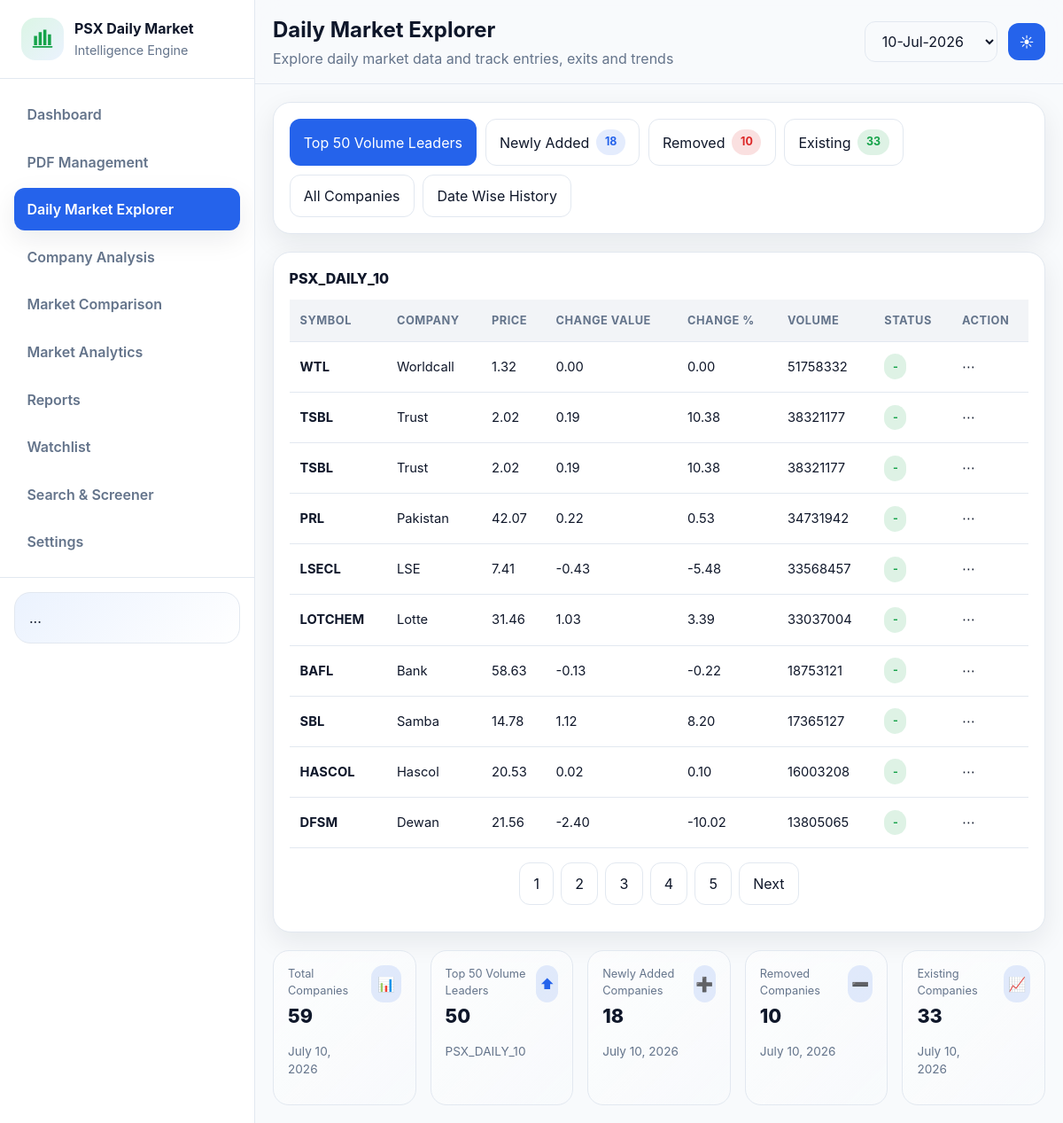
Screenshot of /pages/daily-market-explorer/?status=top50&date=2026-07-10 with the database file from the repository.
### scraper/models.py (models this page shows, shortened)
class PDFDocument(models.Model):
    name = models.CharField(max_length=255)
    file = models.FileField(upload_to="pdfs/")
    uploaded_at = models.DateTimeField(auto_now_add=True)
    report_date = models.DateField(null=True, blank=True)
    report_time = models.TimeField(null=True, blank=True)
    is_processed = models.BooleanField(default=False)
    processing_error = models.TextField(null=True, blank=True)
    processed_at = models.DateTimeField(null=True, blank=True)
    file_hash = models.CharField(max_length=64, null=True, blank=True)
    class Meta:
        indexes = [models.Index(fields=["report_date", "report_time"])]

class ExtractedCompanyRecord(models.Model):
    pdf_document = models.ForeignKey(
        PDFDocument,
        on_delete=models.CASCADE,
        related_name="extracted_companies",
    )
    company_name = models.CharField(max_length=255)
    symbol = models.CharField(max_length=50, blank=True)
    price = models.DecimalField(max_digits=12, decimal_places=2, null=True, blank=True)
    change_value = models.DecimalField(max_digits=12, decimal_places=2, null=True, blank=True)
    change_percent = models.DecimalField(max_digits=12, decimal_places=2, null=True, blank=True)
    volume = models.PositiveIntegerField(null=True, blank=True)
    created_at = models.DateTimeField(auto_now_add=True)
    class Meta:
        ordering = ["company_name"]

### pdfs/views.py (the view, shortened to what this page needs)
# urls.py: path("pages/daily-market-explorer/", daily_market_explorer, name="daily-market-explorer"),
def daily_market_explorer(request):
    latest_pdf = _get_latest_pdf_for_date()
    requested_date = request.GET.get("date") or request.GET.get("report_date") or request.GET.get("selected_date")
    selected_date = _parse_report_date(requested_date)
    selected_pdf = _get_latest_pdf_for_date(selected_date) if selected_date else None
    if selected_pdf is None:
        selected_pdf = latest_pdf
    if selected_pdf is not None:
        selected_date = selected_pdf.report_date
    else:
        selected_date = None
    available_dates = list(
        PDFDocument.objects.filter(report_date__isnull=False)
        .values_list("report_date", flat=True)
        .order_by("-report_date")
        .distinct()
    )
    selected_status = (request.GET.get("status") or request.GET.get("filter") or "all").lower()
    page_number = request.GET.get("page", 1)
    if selected_pdf is None:
        companies = []
        comparison_results = []
        total_companies = 0
        top50_count = 0
        new_count = 0
        removed_count = 0
        existing_count = 0
        page_obj = None
        paginator = None
        is_paginated = False
        filter_querystring = ""
    else:
        comparison_results = _build_comparison_results(selected_pdf)
        comparison_lookup = {row["symbol"]: row for row in comparison_results}
        current_records = list(
            selected_pdf.extracted_companies.only(
                "id",
                "pdf_document_id",
                "company_name",
                "symbol",
                "price",
                "change_value",
                "change_percent",
                "volume",
            ).order_by("-volume", "company_name")
        )
        current_lookup = {record.symbol: record for record in current_records}
        previous_pdf = _get_previous_pdf(selected_pdf)
        previous_records = []
        previous_lookup = {}
        if previous_pdf is not None:
            previous_records = list(
                previous_pdf.extracted_companies.only(
                    "id",
                    "pdf_document_id",
                    "company_name",
                    "symbol",
                    "price",
                    "change_value",
                    "change_percent",
                    "volume",
                ).order_by("-volume", "company_name")
            )
            previous_lookup = {record.symbol: record for record in previous_records}
        if selected_status == "top50":
            filtered_records = current_records[:50]
        paginator = Paginator(filtered_records, 10)
        page_obj = paginator.get_page(page_number)
        companies = list(page_obj.object_list)
        total_companies = len(current_records)
        top50_count = min(total_companies, 50)
        new_count = sum(1 for row in comparison_results if row["status"] == "NEW")
        removed_count = sum(1 for row in comparison_results if row["status"] == "REMOVED")
        existing_count = sum(1 for row in comparison_results if row["status"] == "EXISTING")
        is_paginated = paginator.num_pages > 1
        query_params = []
        if selected_date is not None:
            query_params.append(f"date={selected_date.strftime('%Y-%m-%d')}")
        if selected_status and selected_status != "all":
            query_params.append(f"status={selected_status}")
        filter_querystring = "&" + "&".join(query_params) if query_params else ""
    context = {
        "latest_pdf": latest_pdf,
        "selected_pdf": selected_pdf,
        "selected_date": selected_date,
        "available_dates": available_dates,
        "selected_status": selected_status,
        "companies": companies,
        "page_obj": page_obj,
        "is_paginated": is_paginated,
        "paginator": paginator,
        "filter_querystring": filter_querystring,
        "comparison_results": comparison_results,
        "total_companies": total_companies,
        "top50_count": top50_count,
        "new_count": new_count,
        "removed_count": removed_count,
        "existing_count": existing_count,
    }
    return render(request, "pages/daily-market-explorer.html", context)

### pdfs/views.py (called while the page is built, shortened)
def _parse_report_date(raw_value):
    if not raw_value:
        return None
    if hasattr(raw_value, "date"):
        return raw_value.date()
    if isinstance(raw_value, str):
        value = raw_value.strip()
        if not value:
            return None
        for date_format in ("%Y-%m-%d", "%d-%b-%Y", "%d/%m/%Y", "%d-%m-%Y"):
            try:
                return datetime.strptime(value, date_format).date()
            except ValueError:
                continue
    return None

def _get_latest_pdf_for_date(report_date=None):
    queryset = PDFDocument.objects.filter(report_date__isnull=False).prefetch_related("extracted_companies")
    if report_date is not None:
        queryset = queryset.filter(report_date=report_date)
    return queryset.order_by("-report_date", "-uploaded_at").first()

def _get_previous_pdf(current_pdf):
    return (
        PDFDocument.objects.filter(report_date__lt=current_pdf.report_date)
        .prefetch_related("extracted_companies")
        .order_by("-report_date", "-uploaded_at")
        .first()
    )

def _build_comparison_results(current_pdf):
    stored_results = (
        ComparisonResult.objects.filter(current_pdf=current_pdf)
        .select_related("previous_pdf", "current_pdf")
        .only(
            "id",
            "previous_pdf_id",
            "current_pdf_id",
            "symbol",
            "company_name",
            "status",
            "previous_price",
            "current_price",
        )
        .order_by("status", "company_name")
    )
    if stored_results.exists():
        return list(stored_results.values("symbol", "company_name", "status", "previous_price", "current_price"))

### templates/pages/daily-market-explorer.html (shortened to what this page needs)
{% load static %}
<!DOCTYPE html>
<html lang="en">
  <head>
    <link rel="stylesheet" href="{% static 'css/styles.css' %}" />
  </head>
  <body>
    <div class="app-shell">
      <aside class="sidebar">
        <div class="sidebar-header">
          <div class="sidebar-logo" aria-hidden="true">
            <svg viewBox="0 0 32 32" width="28" height="28" fill="currentColor">
              <path d="M5 24V12h4v12H5Zm6 0V7h4v17h-4Zm6 0V4h4v20h-4Zm6 0V10h4v14h-4Z" />
              <path d="M4 26h24" stroke="currentColor" stroke-width="2" stroke-linecap="round" />
            </svg>
          </div>
          <div class="sidebar-brand">
            <strong>PSX Daily Market</strong>
            <span>Intelligence Engine</span>
          </div>
        </div>
        <nav class="nav-list" aria-label="Primary navigation">
          <a class="nav-link" href="{% url 'home' %}">Dashboard</a>
          <a class="nav-link" href="{% url 'pdf-management' %}">PDF Management</a>
          <a class="nav-link active" href="{% url 'daily-market-explorer' %}">Daily Market Explorer</a>
          <a class="nav-link" href="{% url 'company-analysis' %}">Company Analysis</a>
          <a class="nav-link" href="{% url 'market-comparison' %}">Market Comparison</a>
          <a class="nav-link" href="{% url 'market-analytics' %}">Market Analytics</a>
          <a class="nav-link" href="{% url 'reports' %}">Reports</a>
          <a class="nav-link" href="{% url 'watchlist' %}">Watchlist</a>
          <a class="nav-link" href="{% url 'search-screener' %}">Search &amp; Screener</a>
          <a class="nav-link" href="{% url 'settings' %}">Settings</a>
        </nav>
        <div class="sidebar-footer"><div class="help-card">...</div></div>
      </aside>
      <div class="main-area">
        <header class="topbar">
          <div>
            <h1>Daily Market Explorer</h1>
            <p>Explore daily market data and track entries, exits and trends</p>
          </div>
          <div class="topbar-actions">
            <form method="get" style="display:inline-flex; align-items:center; gap:0.5rem;">
              <select name="date" class="outline-button" onchange="this.form.submit()">
                {% for available_date in available_dates %}
                  <option value="{{ available_date|date:'Y-m-d' }}" {% if selected_date == available_date %}selected{% endif %}>{{ available_date|date:'d-M-Y' }}</option>
                {% endfor %}
              </select>
            </form>
            <button class="icon-button" data-theme-toggle>☀</button>
          </div>
        </header>
        <main class="content">
          <section class="card">
            <div class="section-row">
              <a class="button" href="{% url 'daily-market-explorer' %}?status=top50{% if selected_date %}&date={{ selected_date|date:'Y-m-d' }}{% endif %}">Top 50 Volume Leaders</a>
              <a class="outline-button" href="{% url 'daily-market-explorer' %}?status=new{% if selected_date %}&date={{ selected_date|date:'Y-m-d' }}{% endif %}">Newly Added <span class="badge primary">{{ new_count }}</span></a>
              <a class="outline-button" href="{% url 'daily-market-explorer' %}?status=removed{% if selected_date %}&date={{ selected_date|date:'Y-m-d' }}{% endif %}">Removed <span class="badge danger">{{ removed_count }}</span></a>
              <a class="outline-button" href="{% url 'daily-market-explorer' %}?status=existing{% if selected_date %}&date={{ selected_date|date:'Y-m-d' }}{% endif %}">Existing <span class="badge success">{{ existing_count }}</span></a>
              <a class="outline-button" href="{% url 'daily-market-explorer' %}{% if selected_date %}?date={{ selected_date|date:'Y-m-d' }}{% endif %}">All Companies</a>
              <a class="outline-button" href="{% url 'daily-market-explorer' %}?status=top50{% if selected_date %}&date={{ selected_date|date:'Y-m-d' }}{% endif %}">Date Wise History</a>
            </div>
          </section>
          <section class="card table-card">
            <div class="card-header"><h2 class="card-title">{{ selected_pdf.name|default:'No PDF Selected' }}</h2></div>
            <table>
              <thead>
                <tr><th>Symbol</th><th>Company</th><th>Price</th><th>Change Value</th><th>Change %</th><th>Volume</th><th>Status</th><th>Action</th></tr>
              </thead>
              <tbody>
                {% if companies %}
                  {% for company in companies %}
                    <tr>
                      <td><strong>{{ company.symbol }}</strong></td>
                      <td>{{ company.company_name }}</td>
                      <td>{% if company.price is not None %}{{ company.price }}{% else %}-{% endif %}</td>
                      <td>{% if company.change_value is not None %}{{ company.change_value }}{% else %}-{% endif %}</td>
                      <td>{% if company.change_percent is not None %}{{ company.change_percent }}{% else %}-{% endif %}</td>
                      <td>{{ company.volume }}</td>
                      <td>
                        {% if company.status == 'NEW' %}
                          <span class="badge primary">NEW</span>
                        {% elif company.status == 'REMOVED' %}
                          <span class="badge danger">REMOVED</span>
                        {% elif company.status == 'EXISTING' %}
                          <span class="badge success">EXISTING</span>
                        {% else %}
                          <span class="badge success">-</span>
                        {% endif %}
                      </td>
                      <td>⋯</td>
                    </tr>
                  {% endfor %}
                {% else %}
                  <tr><td colspan="8">No records found.</td></tr>
                {% endif %}
              </tbody>
            </table>
            {% if is_paginated %}
              <div class="card-header" style="margin-top: 1rem; justify-content: center;">
                <nav aria-label="Pagination">
                  <ul class="pagination" style="display:flex; gap:0.5rem; list-style:none; padding:0; margin:0;">
                    {% for num in paginator.page_range %}
                      <li><a class="outline-button" href="?page={{ num }}{% if selected_date %}&date={{ selected_date|date:'Y-m-d' }}{% endif %}{% if selected_status and selected_status != 'all' %}&status={{ selected_status }}{% endif %}">{{ num }}</a></li>
                    {% endfor %}
                    {% if page_obj.has_next %}
                      <li><a class="outline-button" href="?page={{ page_obj.next_page_number }}{% if selected_date %}&date={{ selected_date|date:'Y-m-d' }}{% endif %}{% if selected_status and selected_status != 'all' %}&status={{ selected_status }}{% endif %}">Next</a></li>
                    {% endif %}
                  </ul>
                </nav>
              </div>
            {% endif %}
          </section>
          <section class="grid grid-5">
            <article class="stat-card"><div><p class="stat-label">Total Companies</p><p class="stat-value">{{ total_companies }}</p><p class="stat-helper">{{ selected_pdf.report_date|default:'No date selected' }}</p></div><div class="stat-icon">📊</div></article>
            <article class="stat-card"><div><p class="stat-label">Top 50 Volume Leaders</p><p class="stat-value">{{ top50_count }}</p><p class="stat-helper">{{ selected_pdf.name|default:'No PDF selected' }}</p></div><div class="stat-icon">⬆</div></article>
            <article class="stat-card"><div><p class="stat-label">Newly Added Companies</p><p class="stat-value">{{ new_count }}</p><p class="stat-helper">{% if selected_pdf %}{{ selected_pdf.report_date }}{% else %}No date selected{% endif %}</p></div><div class="stat-icon">➕</div></article>
            <article class="stat-card"><div><p class="stat-label">Removed Companies</p><p class="stat-value">{{ removed_count }}</p><p class="stat-helper">{% if selected_pdf %}{{ selected_pdf.report_date }}{% else %}No date selected{% endif %}</p></div><div class="stat-icon">➖</div></article>
            <article class="stat-card"><div><p class="stat-label">Existing Companies</p><p class="stat-value">{{ existing_count }}</p><p class="stat-helper">{% if selected_pdf %}{{ selected_pdf.report_date }}{% else %}No date selected{% endif %}</p></div><div class="stat-icon">📈</div></article>
          </section>
        </main>
      </div>
    </div>
  </body>
</html>

### rows the page displays
PDFDocument: date "10-Jul-2026", name "PSX_DAILY_10", report_date "July 10, 2026"
ExtractedCompanyRecord: symbol "WTL", company_name "Worldcall", price "1.32", change_value "0.00", change_percent "0.00", volume "51758332"
ExtractedCompanyRecord: symbol "TSBL", company_name "Trust", price "2.02", change_value "0.19", change_percent "10.38", volume "38321177"
ExtractedCompanyRecord: symbol "TSBL", company_name "Trust", price "2.02", change_value "0.19", change_percent "10.38", volume "38321177"
ExtractedCompanyRecord: symbol "PRL", company_name "Pakistan", price "42.07", change_value "0.22", change_percent "0.53", volume "34731942"
ExtractedCompanyRecord: symbol "LSECL", company_name "LSE", price "7.41", change_value "-0.43", change_percent "-5.48", volume "33568457"
ExtractedCompanyRecord: symbol "LOTCHEM", company_name "Lotte", price "31.46", change_value "1.03", change_percent "3.39", volume "33037004"
ExtractedCompanyRecord: symbol "BAFL", company_name "Bank", price "58.63", change_value "-0.13", change_percent "-0.22", volume "18753121"
ExtractedCompanyRecord: symbol "SBL", company_name "Samba", price "14.78", change_value "1.12", change_percent "8.20", volume "17365127"
ExtractedCompanyRecord: symbol "HASCOL", company_name "Hascol", price "20.53", change_value "0.02", change_percent "0.10", volume "16003208"
ExtractedCompanyRecord: symbol "DFSM", company_name "Dewan", price "21.56", change_value "-2.40", change_percent "-10.02", volume "13805065"

### other values shown
{{ new_count }} "18"
{{ removed_count }} "10"
{{ existing_count }} "33"
{{ num }} "1" "2" "3" "4" "5"
{{ total_companies }} "59"
{{ top50_count }} "50"
